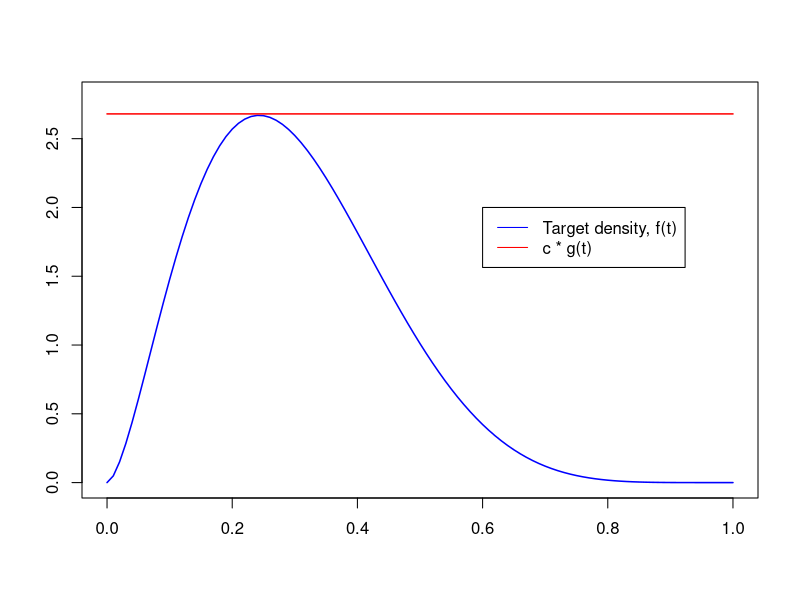
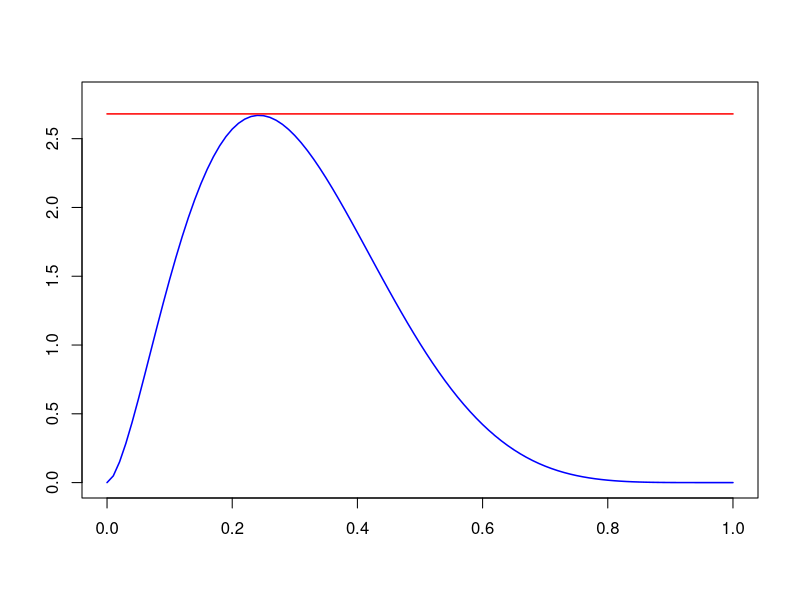
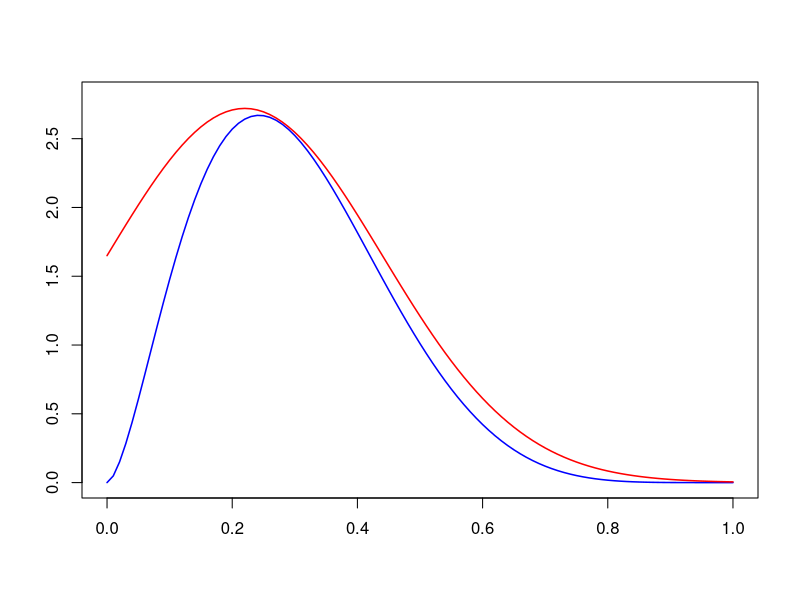
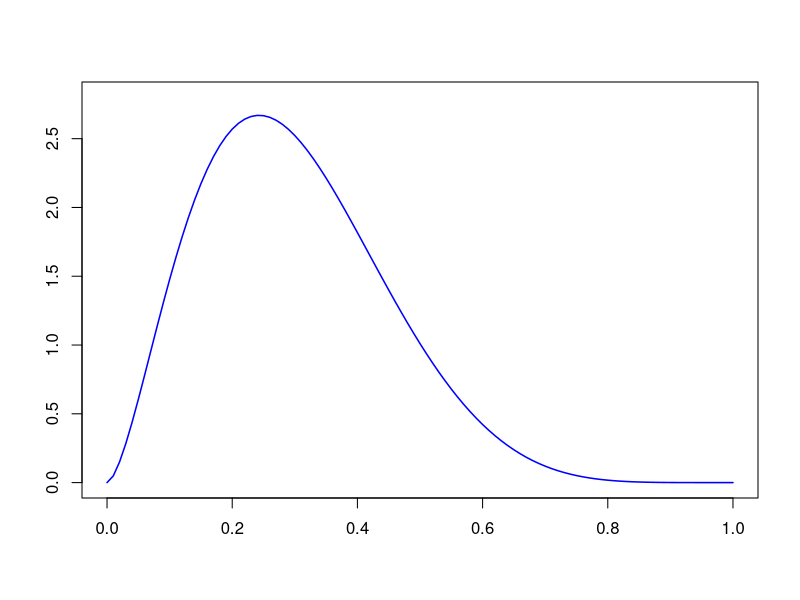
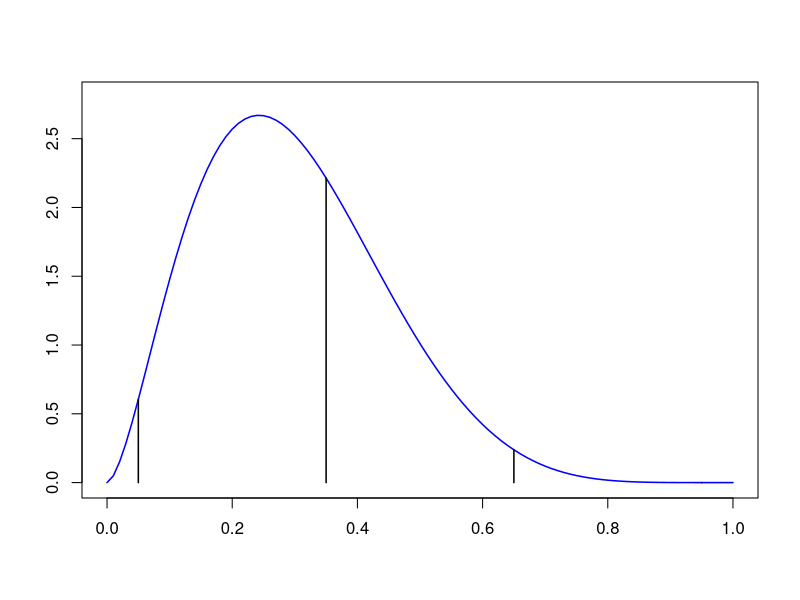
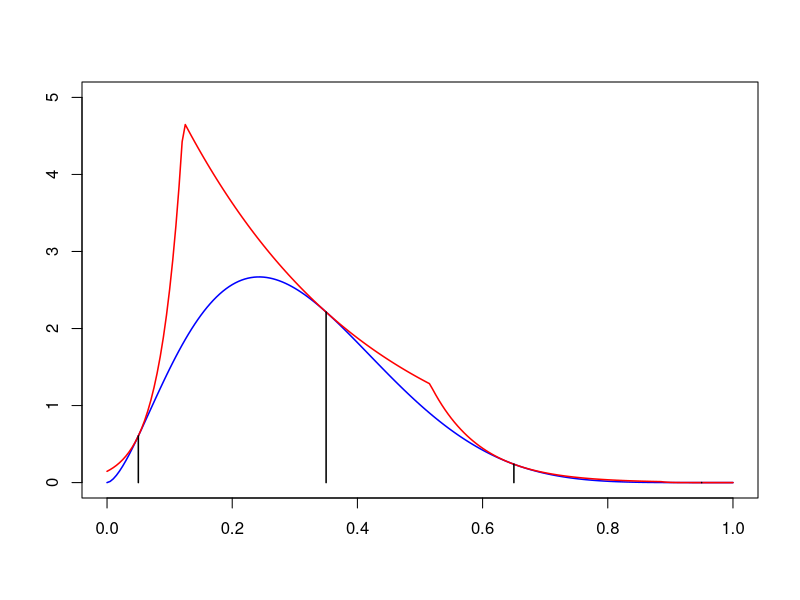
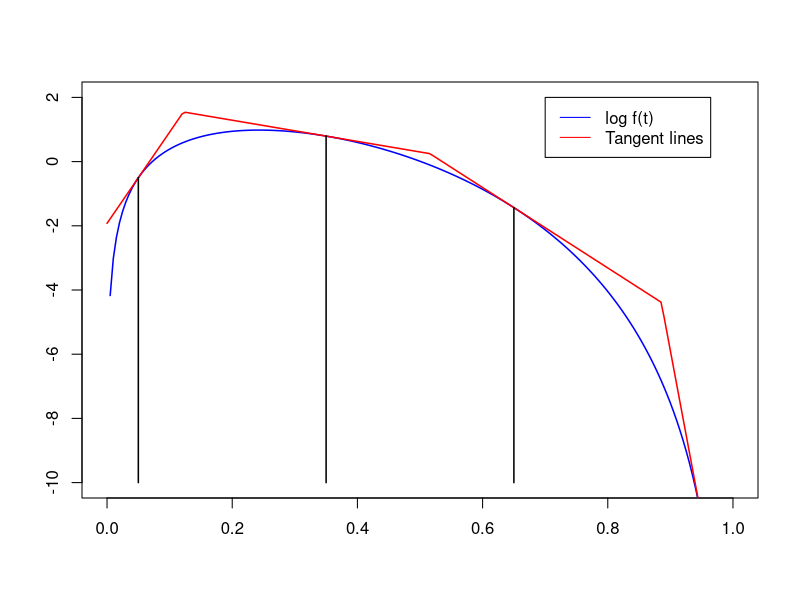
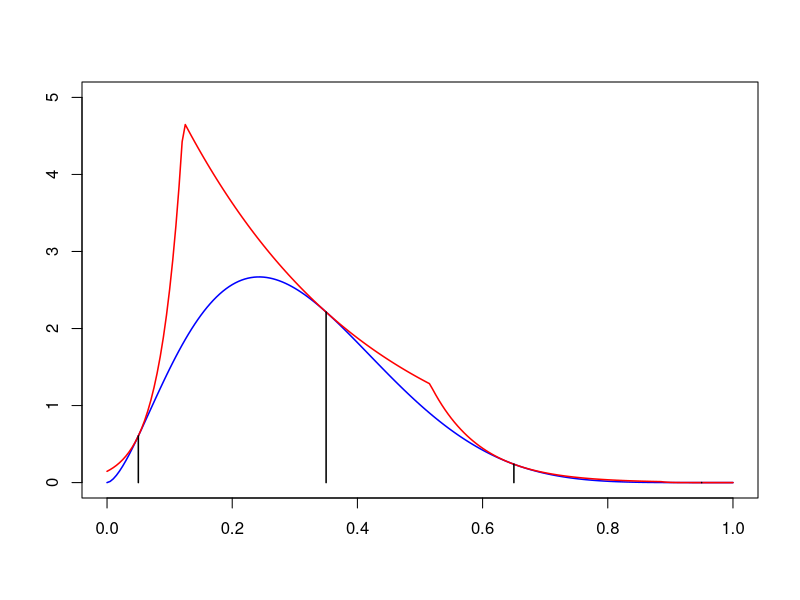

Recreate these plots in R, in order.
## ---- chunk 1
gridpts <- seq(0, 1, 0.01)
x <- dbeta(gridpts, 2.7, 6.3)
y <- dunif(gridpts)
c = 2.68
plot(gridpts,x,xlim=c(0,1),ylim=c(0,2.8),type="l",col="blue",main="",xlab="",ylab="",
     lwd=1.5)
lines(gridpts,c*y,col="red", lwd=1.5)
legend(.6,2,c("Target density, f(t)","c * g(t)"),lty=c(1,1),col=c("blue","red"))
## ---- chunk 2
gridpts <- seq(0, 1, 0.01)
x <- dbeta(gridpts, 2.7, 6.3)
y <- dunif(gridpts)
c = 2.68
plot(gridpts,x,xlim=c(0,1),ylim=c(0,2.8),type="l",col="blue",main="",xlab="",ylab="",
     lwd=1.5)
lines(gridpts,c*y,col="red", lwd=1.5)
#legend(.6,2,c("Target density, f(t)","c * g(t)"),lty=c(1,1),col=c("blue","red"))
## ---- chunk 3
gridpts <- seq(0, 1, 0.01)
x <- dbeta(gridpts, 2.7, 6.3)
y <- dunif(gridpts)
c = 2.68
plot(gridpts,x,xlim=c(0,1),ylim=c(0,2.8),type="l",col="blue",main="",xlab="",ylab="",
     lwd=1.5)
lines(gridpts,1.5*dnorm(gridpts, mean=0.22, sd=0.22),col="red", lwd=1.5)
#legend(.6,2,c("Target density, f(t)","c * g(t)"),lty=c(1,1),col=c("blue","red"))
## ---- chunk 4
gridpts <- seq(0, 1, 0.01)
x <- dbeta(gridpts, 2.7, 6.3)
y <- dunif(gridpts)
c = 2.68
plot(gridpts,x,xlim=c(0,1),ylim=c(0,2.8),type="l",col="blue",main="",xlab="",ylab="",
     lwd=1.5)
## ---- chunk 5
gridpts <- seq(0, 1, 0.01)
x <- dbeta(gridpts, 2.7, 6.3)
y <- dunif(gridpts)
c = 2.68
plot(gridpts,x,xlim=c(0,1),ylim=c(0,2.8),type="l",col="blue",main="",xlab="",ylab="",
     lwd=1.5)
x <- seq(0.05, 0.95, length=4)
for(i in 1:length(x)){
  lines(c(x[i], x[i]), c(0, dbeta(x[i], 2.7, 6.3)), lwd=1.5)
}
#lines(c(x, x), c(rep(0, 4), dbeta(x, 2.7, 6.3)))
#lines(c(0.2, 0.2), )
## ---- chunk 6
log_f_beta <- function(x, a, b){
  (a-1)*log(x) + (b-1)*log(1-x) - log(beta(a, b))
}

log_f_prime_beta <- function(x, a, b){
  (a-1)/x - (b-1)/(1-x)
}

get_intervals <- function(x, k, ls, dls, lower_endpoint, upper_endpoint){
  z <- c(lower_endpoint,
         (ls[2:k] - ls[1:(k-1)] - 
            x[2:k]*dls[2:k] + x[1:(k-1)]*dls[1:(k-1)])/(
              dls[1:(k-1)] - dls[2:k]
            ),
         upper_endpoint)
  
  p <- ifelse(abs(dls) < sqrt(.Machine$double.eps), # tolerance for "near equality"
              exp(ls - x*dls)*(z[2:(k+1)] - z[1:k]),
              exp(ls - x*dls)*(exp(z[2:(k+1)] * dls) - exp(z[1:k]*dls))/dls)
  
  output <- list("z" = z,
                 "p" = p)
  
  return(output)
}
## ---- chunk 7
k <- 4
gridpts <- seq(0, 1, 0.005)
x <- seq(0.05, 0.95, length = k)
log_f <- function(t){log_f_beta(t, 2.7, 6.3)}
log_f_prime <- function(t){log_f_prime_beta(t, 2.7, 6.3)}

intervals <- get_intervals(x = x, k = k, ls = log_f(x), dls = log_f_prime(x), 
                           lower_endpoint = 0, upper_endpoint = Inf)
z <- intervals$z

gk <- function(t, x, z){
  idx <- sapply(t, function(ti){min(which(ti < z)) - 1})
  exp(log_f(x[idx]) - x[idx]*log_f_prime(x[idx]) + t*log_f_prime(x[idx]))
}

plot(gridpts,dbeta(gridpts, 2.7, 6.3), xlim=c(0,1), ylim=c(0,5), type="l", 
     col="blue", main="", xlab="", ylab="", lwd=1.5)
lines(gridpts, gk(gridpts, x, z), lwd=1.5, col="red")

for(i in 1:length(x)){
  lines(c(x[i], x[i]), c(0, dbeta(x[i], 2.7, 6.3)), lwd=1.5)
}
## ---- chunk 8
k <- 4
gridpts <- seq(0, 1, 0.005)
x <- seq(0.05, 0.95, length = k)
log_f <- function(t){log_f_beta(t, 2.7, 6.3)}
log_f_prime <- function(t){log_f_prime_beta(t, 2.7, 6.3)}

intervals <- get_intervals(x = x, k = k, ls = log_f(x), dls = log_f_prime(x), 
                           lower_endpoint = 0, upper_endpoint = Inf)
z <- intervals$z

gk <- function(t, x, z){
  idx <- sapply(t, function(ti){min(which(ti < z)) - 1})
  exp(log_f(x[idx]) - x[idx]*log_f_prime(x[idx]) + t*log_f_prime(x[idx]))
}

plot(gridpts,dbeta(gridpts, 2.7, 6.3, log=T), xlim=c(0,1), ylim=c(-10,2), type="l", 
     col="blue", main="", xlab="", ylab="", lwd=1.5)
lines(gridpts, log(gk(gridpts, x, z)), lwd=1.5, col="red")

for(i in 1:(length(x) - 1)){
  lines(c(x[i], x[i]), c(-10, dbeta(x[i], 2.7, 6.3, log=T)), lwd=1.5)
}

legend(.7,2,c("log f(t)","Tangent lines"),lty=c(1,1),col=c("blue","red"))
## ---- chunk 9
k <- 4
gridpts <- seq(0, 1, 0.005)
x <- seq(0.05, 0.95, length = k)
log_f <- function(t){log_f_beta(t, 2.7, 6.3)}
log_f_prime <- function(t){log_f_prime_beta(t, 2.7, 6.3)}

intervals <- get_intervals(x = x, k = k, ls = log_f(x), dls = log_f_prime(x), 
                           lower_endpoint = 0, upper_endpoint = Inf)
z <- intervals$z

gk <- function(t, x, z){
  idx <- sapply(t, function(ti){min(which(ti < z)) - 1})
  exp(log_f(x[idx]) - x[idx]*log_f_prime(x[idx]) + t*log_f_prime(x[idx]))
}

plot(gridpts,dbeta(gridpts, 2.7, 6.3), xlim=c(0,1), ylim=c(0,5), type="l", 
     col="blue", main="", xlab="", ylab="", lwd=1.5)
lines(gridpts, gk(gridpts, x, z), lwd=1.5, col="red")

for(i in 1:length(x)){
  lines(c(x[i], x[i]), c(0, dbeta(x[i], 2.7, 6.3)), lwd=1.5)
}
## ---- chunk 10
k <- 4
gridpts <- seq(0, 1, 0.005)
x <- seq(0.05, 0.95, length = k)
x <- sort(c(x, 0.2))
k <- 5
log_f <- function(t){log_f_beta(t, 2.7, 6.3)}
log_f_prime <- function(t){log_f_prime_beta(t, 2.7, 6.3)}

intervals <- get_intervals(x = x, k, ls = log_f(x), dls = log_f_prime(x), 
                           lower_endpoint = 0, upper_endpoint = Inf)
z <- intervals$z

gk <- function(t, x, z){
  idx <- sapply(t, function(ti){min(which(ti < z)) - 1})
  exp(log_f(x[idx]) - x[idx]*log_f_prime(x[idx]) + t*log_f_prime(x[idx]))
}

plot(gridpts,dbeta(gridpts, 2.7, 6.3), xlim=c(0,1), ylim=c(0,5), type="l", 
     col="blue", main="", xlab="", ylab="", lwd=1.5)
lines(gridpts, gk(gridpts, x, z), lwd=1.5, col="red")

for(i in 1:length(x)){
  lines(c(x[i], x[i]), c(0, dbeta(x[i], 2.7, 6.3)), lwd=1.5)
}
## ---- chunk 11
get_intervals <- function(gridpts, k, ls, dls, lower_endpoint, upper_endpoint){
  z <- c(lower_endpoint,
         (ls[2:k] - ls[1:(k-1)] - 
            gridpts[2:k]*dls[2:k] + gridpts[1:(k-1)]*dls[1:(k-1)])/(
              dls[1:(k-1)] - dls[2:k]
            ),
         upper_endpoint)
  
  p <- ifelse(abs(dls) < sqrt(.Machine$double.eps), # tolerance for "near equality"
              exp(ls - gridpts*dls)*(z[2:(k+1)] - z[1:k]),
              exp(ls - gridpts*dls)*(exp(z[2:(k+1)] * dls) - exp(z[1:k]*dls))/dls)
  
  output <- list("z" = z,
                 "p" = p)
  
  return(output)
}


sample_envelope <- function(gridpts, k, ls, dls, z, p){
  norm_p <- p/sum(p)
  i <- sample(1:k, 1, prob = norm_p)
  u <- runif(1)
  if(abs(dls[i]) < sqrt(.Machine$double.eps)){
    y <- u*(z[i+1] - z[i]) + z[i]
  } else {
    y <- log(u * (exp(z[i+1]*dls[i]) - exp(z[i]*dls[i])) + exp(z[i]*dls[i]))/dls[i]
  }
  
  return(list("y" = y, "interval" = i))
}




update_grid <- function(x_new, l_new, dl_new, idx, gridpts, k, ls, dls, z, p){
  if(idx == 0){
    gridpts <- c(x_new, gridpts)
    ls <- c(l_new, ls)
    dls <- c(dl_new, dls)
    
    z_new <- (ls[2] - ls[1] - gridpts[2]*dls[2] + gridpts[1]*dls[1])/(dls[1] - dls[2])
    z <- c(z[1], z_new, z[2:(k+1)])
    
    p_new <- (exp(ls[1:2] + (z[2:3] - gridpts[1:2])*dls[1:2]) - 
                exp(ls[1:2] + (z[1:2] - gridpts[1:2])*dls[1:2]))/dls[1:2]
    p <- c(p_new, p[2:k])
  } else if(idx == k){
    gridpts <- c(gridpts, x_new)
    ls <- c(ls, l_new)
    dls <- c(dls, dl_new)
    
    z_new <- (ls[k+1] - ls[k] - gridpts[k+1]*dls[k+1] + gridpts[k]*dls[k])/(dls[k] - dls[k+1])
    z <- c(z[1:k], z_new, z[k+1])
    
    p_new <- (exp(ls[k:(k+1)] + (z[(k+1):(k+2)] - gridpts[k:(k+1)])*dls[k:(k+1)]) - 
                exp(ls[k:(k+1)] + (z[k:(k+1)] - gridpts[k:(k+1)])*dls[k:(k+1)]))/dls[k:(k+1)]
    p <- c(p[1:(k-1)], p_new)
    
  } else {
    gridpts <- c(gridpts[1:idx], x_new, gridpts[(idx+1):k])
    ls <- c(ls[1:idx], l_new, ls[(idx+1):k])
    dls <- c(dls[1:idx], dl_new, dls[(idx+1):k])
    
    z_new1 <- (ls[idx+1] - ls[idx] - gridpts[idx+1]*dls[idx+1] + gridpts[idx]*dls[idx])/(dls[idx] - dls[idx+1])
    z_new2 <- (ls[idx+2] - ls[idx+1] - gridpts[idx+2]*dls[idx+2] + gridpts[idx+1]*dls[idx+1])/(dls[idx+1] - dls[idx+2])
    z <- c(z[1:idx], z_new1, z_new2, z[(idx+2):(k+1)])
    
    p_new <- (exp(ls[idx:(idx+2)] + (z[(idx+1):(idx+3)] - gridpts[idx:(idx+2)])*dls[idx:(idx+2)]) - 
                exp(ls[idx:(idx+2)] + (z[idx:(idx+2)] - gridpts[idx:(idx+2)])*dls[idx:(idx+2)]))/dls[idx:(idx+2)]
    
    if(idx == 1){
      p <- c(p_new, p[3:k])
    } else if(idx == (k-1)){
      p <- c(p[1:(k-2)], p_new)
    } else {
      p <- c(p[1:(idx-1)], p_new, p[(idx+2):k])
    }
    
  }
  
  k <- k + 1
  
  output <- list("gridpts" = gridpts,
                 "ls" = ls,
                 "dls" = dls,
                 "z" = z,
                 "p" = p)
}


adaptive_sampling <- function(n, gridpts, log_f, log_f_prime, lower_endpoint, upper_endpoint,
                              trace=F){
  x <- rep(NA, n)
  m <- 0 # count the number of acceptances
  attempt_results <- c()
  
  # evaluate log f and derivative at the initial grid points
  ls <- log_f(gridpts)
  dls <- log_f_prime(gridpts)
  
  # get the initial intervals
  intervals <- get_intervals(gridpts, k, ls, dls, lower_endpoint, upper_endpoint)
  z <- intervals$z
  p <- intervals$p
  
  while(m < n){
    # sample from envelope
    e_samp <- sample_envelope(gridpts, k, ls, dls, z, p)
    y <- e_samp$y
    i <- e_samp$i
    
    # acceptance-rejection
    e_star <- ls[i] + (y - gridpts[i])*dls[i]
    
    # the sampled y is between z_{i-1} and z_i. So, y is either > x_i or < x_i
    # if y is below x[1] or above x[k], assign negative infinity
    if(y < gridpts[1]){
      s_star <- -Inf
      idx <- 0
    } else if(y > gridpts[k]){
      s_star <- Inf
      idx <- k
    } else if(y < gridpts[i]){
      s_star <- ((gridpts[i] - y)*ls[i-1] + (y - gridpts[i-1])*ls[i])/(gridpts[i] - gridpts[i-1])
      idx <- i - 1
    } else {
      s_star <- ((gridpts[i+1] - y)*ls[i] + (y - gridpts[i])*ls[i+1])/(gridpts[i+1] - gridpts[i])
      idx <- i
    }
    
    u <- runif(1)
    if(log(u) <= s_star - e_star){
      m <- m + 1
      x[m] <- y
      if(trace){
        attempt_results <- c(attempt_results, 1)
      }
    } else if(log(u) <= log_f(y) - e_star){
      m <- m + 1
      x[m] <- y
      if(trace){
        attempt_results <- c(attempt_results, 1)
      }
      
      new_grid <- update_grid(y, log_f(y), log_f_prime(y), 
                              idx, gridpts, k, ls, dls, z, p)
      k <- k + 1
      gridpts <- new_grid$gridpts
      z <- new_grid$z
      ls <- new_grid$ls
      dls <- new_grid$dls
      p <- new_grid$p
    } else {
      if(trace){
        attempt_results <- c(attempt_results, 0)
      }
    }
    
  }
  
  if(trace){
    output <- list("x" = x,
                   "gridpts" = gridpts,
                   "z" = z,
                   "p" = p,
                   "attempt_results" = attempt_results)
  } else {
    output <- x
  }
  
  return(output)
  
}







# functions for the rayleigh distribution
log_f_rayleigh <- function(x, scale){
  sigma2 <- scale^2
  log(x) - log(sigma2) - x^2/(2*sigma2)
}

log_f_prime_rayleigh <- function(x, scale){
  sigma2 <- scale^2
  1/x - x/sigma2
}

## ---- chunk 12
k <- 5
gridpts <- seq(0.1, 10, length = k)
gridpts
## ---- chunk 13
log_f <- function(t){log_f_rayleigh(t, 2)}
log_f_prime <- function(t){log_f_prime_rayleigh(t, 2)}

intervals <- get_intervals(gridpts = gridpts, k = k, ls = log_f(gridpts), 
                           dls = log_f_prime(gridpts), 
                           lower_endpoint = 0, upper_endpoint = Inf)
intervals$z
## ---- chunk 14
intervals$p
## ---- chunk 15
intervals$z
## ---- chunk 16
y <- 0.005
ls <- log_f(gridpts)
dls <- log_f_prime(gridpts)

g_star <- ls[1] + (y - gridpts[1])*dls[1]
g_star
## ---- chunk 17
gridpts
## ---- chunk 18
intervals$z
## ---- chunk 19
y <- 3

g_star <- ls[2] + (y - gridpts[2])*dls[2]
g_star
## ---- chunk 20
gridpts
## ---- chunk 21
s_star <- ((gridpts[3] - y)*ls[2] + (y - gridpts[2])*ls[3])/(gridpts[3] - gridpts[2])
s_star
## ---- chunk 22
intervals$z
## ---- chunk 23
y <- 2

g_star <- ls[2] + (y - gridpts[2])*dls[2]
g_star
## ---- chunk 24
gridpts
## ---- chunk 25
s_star <- ((gridpts[2] - y)*ls[1] + (y - gridpts[1])*ls[2])/(gridpts[2] - gridpts[1])
s_star
## ---- chunk 26
x_new <- 0.005
grid_new <- update_grid(x_new, log_f(x_new), log_f_prime(x_new), 0,
                        gridpts, k, log_f(gridpts), log_f_prime(gridpts), 
                        intervals$z, intervals$p)
grid_new$gridpts
## ---- chunk 27
grid_new$z
## ---- chunk 28
grid_new$p
## ---- chunk 29
x_new <- 3
grid_new <- update_grid(x_new, log_f(x_new), log_f_prime(x_new), 2,
                        gridpts, k, log_f(gridpts), log_f_prime(gridpts), 
                        intervals$z, intervals$p)
grid_new$gridpts
## ---- chunk 30
grid_new$z
## ---- chunk 31
grid_new$p
## ---- chunk 32
1e-12 == 0
all.equal(1e-12, 0) # close enough to 0
abs(1e-12) < sqrt(.Machine$double.eps) # close enough to 0
